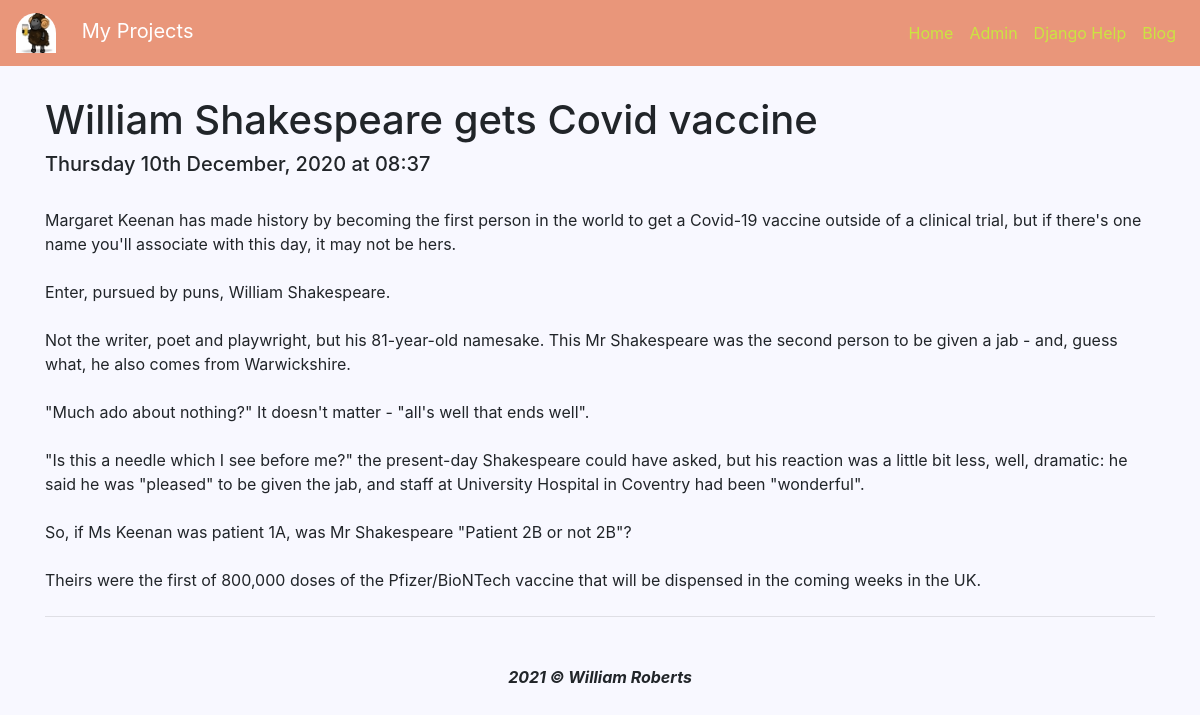
The page /blog/10/ on the database its author committed.
### blog/models.py (models this page shows, shortened)
class Blog(models.Model):
    title = models.CharField(max_length=200)
    date = models.DateTimeField()
    blog = models.TextField()

### blog/views.py (the view)
# urls.py: path('<int:blog_id>/', views.detail, name='detail'),
def detail(request, blog_id):
    blog = get_object_or_404(Blog, pk=blog_id)
    return render(request, 'blog/detail.html', {'blog':blog})

### blog/templates/blog/detail.html (shortened to what this page needs)
  {% extends "base.html" %}
    {% load static %}
    {% block navbar %}
      {% include "navbar.html" %}
    {% endblock navbar %}
    {% block content %}
        <div class="container text-left">
            <br>
            <h1>{{ blog.title }}</h1>
            <h5>{{ blog.date|date:'l jS F, Y' }} at {{ blog.date|date:'H:i' }}</h5>
            <br>
            <p>{{ blog.blog|safe }}</p>
            <hr class="my-4">
        </div>
    {% endblock content %}

### static/style.css (style rules this page uses)
body { overflow-x: hidden; background-color: ghostwhite; }

### rows shown on the page
Blog: title "William Shakespeare gets Covid vaccine", date "Thursday 10th December, 2020", date "08:37", blog "Margaret Keenan has made history by becoming the first person in the world to get a Covid-19 vaccine outside of a clinical trial, but if there's one name you'll associate with this day, it may not be hers. Enter, pursued by puns, William Shakespeare. Not the writer, poet and playwright, but his 81-year-old namesake. This Mr Shakespeare was the second person to be given a jab - and, guess what, he also comes from Warwickshire. \"Much ado about nothing?\" It doesn't matter - \"all's well that ends well\". \"Is this a needle which I see before me?\" the present-day Shakespeare could have asked, but his reaction was a little bit less, well, dramatic: he said he was \"pleased\" to be given the jab, and…"
